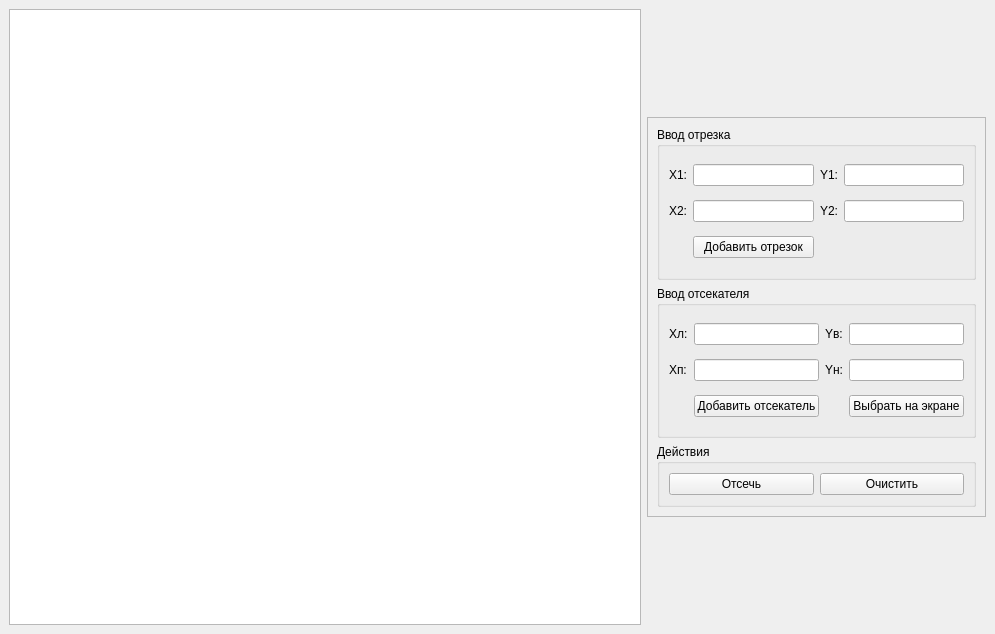
<?xml version="1.0" encoding="UTF-8"?>
<ui version="4.0">
 <class>MainWindow</class>
 <widget class="QMainWindow" name="MainWindow">
  <property name="geometry">
   <rect>
    <x>0</x>
    <y>0</y>
    <width>995</width>
    <height>634</height>
   </rect>
  </property>
  <property name="sizePolicy">
   <sizepolicy hsizetype="Minimum" vsizetype="Minimum">
    <horstretch>0</horstretch>
    <verstretch>0</verstretch>
   </sizepolicy>
  </property>
  <property name="minimumSize">
   <size>
    <width>995</width>
    <height>634</height>
   </size>
  </property>
  <property name="maximumSize">
   <size>
    <width>16777215</width>
    <height>16777215</height>
   </size>
  </property>
  <property name="windowTitle">
   <string>KG-7</string>
  </property>
  <widget class="QWidget" name="centralwidget">
   <layout class="QHBoxLayout" name="horizontalLayout">
    <item>
     <widget class="QGraphicsView" name="mainview">
      <property name="enabled">
       <bool>true</bool>
      </property>
      <property name="sizePolicy">
       <sizepolicy hsizetype="Preferred" vsizetype="Preferred">
        <horstretch>0</horstretch>
        <verstretch>0</verstretch>
       </sizepolicy>
      </property>
      <property name="minimumSize">
       <size>
        <width>600</width>
        <height>602</height>
       </size>
      </property>
      <property name="maximumSize">
       <size>
        <width>16777215</width>
        <height>16777215</height>
       </size>
      </property>
     </widget>
    </item>
    <item>
     <widget class="QFrame" name="frame">
      <property name="minimumSize">
       <size>
        <width>0</width>
        <height>0</height>
       </size>
      </property>
      <property name="maximumSize">
       <size>
        <width>339</width>
        <height>400</height>
       </size>
      </property>
      <property name="mouseTracking">
       <bool>false</bool>
      </property>
      <property name="frameShape">
       <enum>QFrame::StyledPanel</enum>
      </property>
      <property name="frameShadow">
       <enum>QFrame::Raised</enum>
      </property>
      <layout class="QVBoxLayout" name="verticalLayout">
       <item>
        <widget class="QGroupBox" name="groupBox_2">
         <property name="title">
          <string>Ввод отрезка</string>
         </property>
         <layout class="QGridLayout" name="gridLayout">
          <item row="2" column="0">
           <widget class="QLabel" name="label_5">
            <property name="text">
             <string>X2:</string>
            </property>
           </widget>
          </item>
          <item row="2" column="2">
           <widget class="QLabel" name="label_6">
            <property name="text">
             <string>Y2:</string>
            </property>
           </widget>
          </item>
          <item row="2" column="3">
           <widget class="QLineEdit" name="inp_y2"/>
          </item>
          <item row="2" column="1">
           <widget class="QLineEdit" name="inp_x2"/>
          </item>
          <item row="0" column="0">
           <widget class="QLabel" name="label">
            <property name="text">
             <string>X1:</string>
            </property>
           </widget>
          </item>
          <item row="3" column="1">
           <widget class="QPushButton" name="but_add_line">
            <property name="text">
             <string>Добавить отрезок</string>
            </property>
           </widget>
          </item>
          <item row="0" column="2">
           <widget class="QLabel" name="label_2">
            <property name="text">
             <string>Y1:</string>
            </property>
           </widget>
          </item>
          <item row="0" column="1">
           <widget class="QLineEdit" name="inp_x1"/>
          </item>
          <item row="0" column="3">
           <widget class="QLineEdit" name="inp_y1"/>
          </item>
         </layout>
        </widget>
       </item>
       <item>
        <widget class="QGroupBox" name="groupBox_4">
         <property name="title">
          <string>Ввод отсекателя</string>
         </property>
         <layout class="QGridLayout" name="gridLayout_3">
          <item row="1" column="1">
           <widget class="QLineEdit" name="inp_x_right"/>
          </item>
          <item row="1" column="2">
           <widget class="QLabel" name="label_7">
            <property name="text">
             <string>Yн:</string>
            </property>
           </widget>
          </item>
          <item row="1" column="3">
           <widget class="QLineEdit" name="inp_y_down"/>
          </item>
          <item row="1" column="0">
           <widget class="QLabel" name="label_8">
            <property name="text">
             <string>Xп:</string>
            </property>
           </widget>
          </item>
          <item row="0" column="2">
           <widget class="QLabel" name="label_4">
            <property name="text">
             <string>Yв:</string>
            </property>
           </widget>
          </item>
          <item row="0" column="0">
           <widget class="QLabel" name="label_3">
            <property name="text">
             <string>Xл:</string>
            </property>
           </widget>
          </item>
          <item row="0" column="1">
           <widget class="QLineEdit" name="inp_x_left"/>
          </item>
          <item row="2" column="1">
           <widget class="QPushButton" name="but_add_cutter">
            <property name="text">
             <string>Добавить отсекатель</string>
            </property>
           </widget>
          </item>
          <item row="0" column="3">
           <widget class="QLineEdit" name="inp_y_up"/>
          </item>
          <item row="2" column="3">
           <widget class="QPushButton" name="but_choose_cutter">
            <property name="text">
             <string>Выбрать на экране</string>
            </property>
           </widget>
          </item>
         </layout>
        </widget>
       </item>
       <item>
        <widget class="QGroupBox" name="groupBox_3">
         <property name="sizePolicy">
          <sizepolicy hsizetype="Preferred" vsizetype="Maximum">
           <horstretch>0</horstretch>
           <verstretch>0</verstretch>
          </sizepolicy>
         </property>
         <property name="title">
          <string>Действия</string>
         </property>
         <layout class="QGridLayout" name="gridLayout_2">
          <item row="0" column="1">
           <widget class="QPushButton" name="but_clear">
            <property name="text">
             <string>Очистить</string>
            </property>
           </widget>
          </item>
          <item row="0" column="0">
           <widget class="QPushButton" name="but_cut">
            <property name="text">
             <string>Отсечь</string>
            </property>
           </widget>
          </item>
         </layout>
        </widget>
       </item>
      </layout>
     </widget>
    </item>
   </layout>
  </widget>
 </widget>
 <tabstops>
  <tabstop>inp_x1</tabstop>
  <tabstop>inp_y1</tabstop>
  <tabstop>inp_x2</tabstop>
  <tabstop>inp_y2</tabstop>
  <tabstop>but_add_line</tabstop>
  <tabstop>inp_x_left</tabstop>
  <tabstop>inp_y_up</tabstop>
  <tabstop>inp_x_right</tabstop>
  <tabstop>inp_y_down</tabstop>
  <tabstop>but_add_cutter</tabstop>
  <tabstop>but_choose_cutter</tabstop>
  <tabstop>but_cut</tabstop>
  <tabstop>but_clear</tabstop>
  <tabstop>mainview</tabstop>
 </tabstops>
 <resources/>
 <connections/>
</ui>
